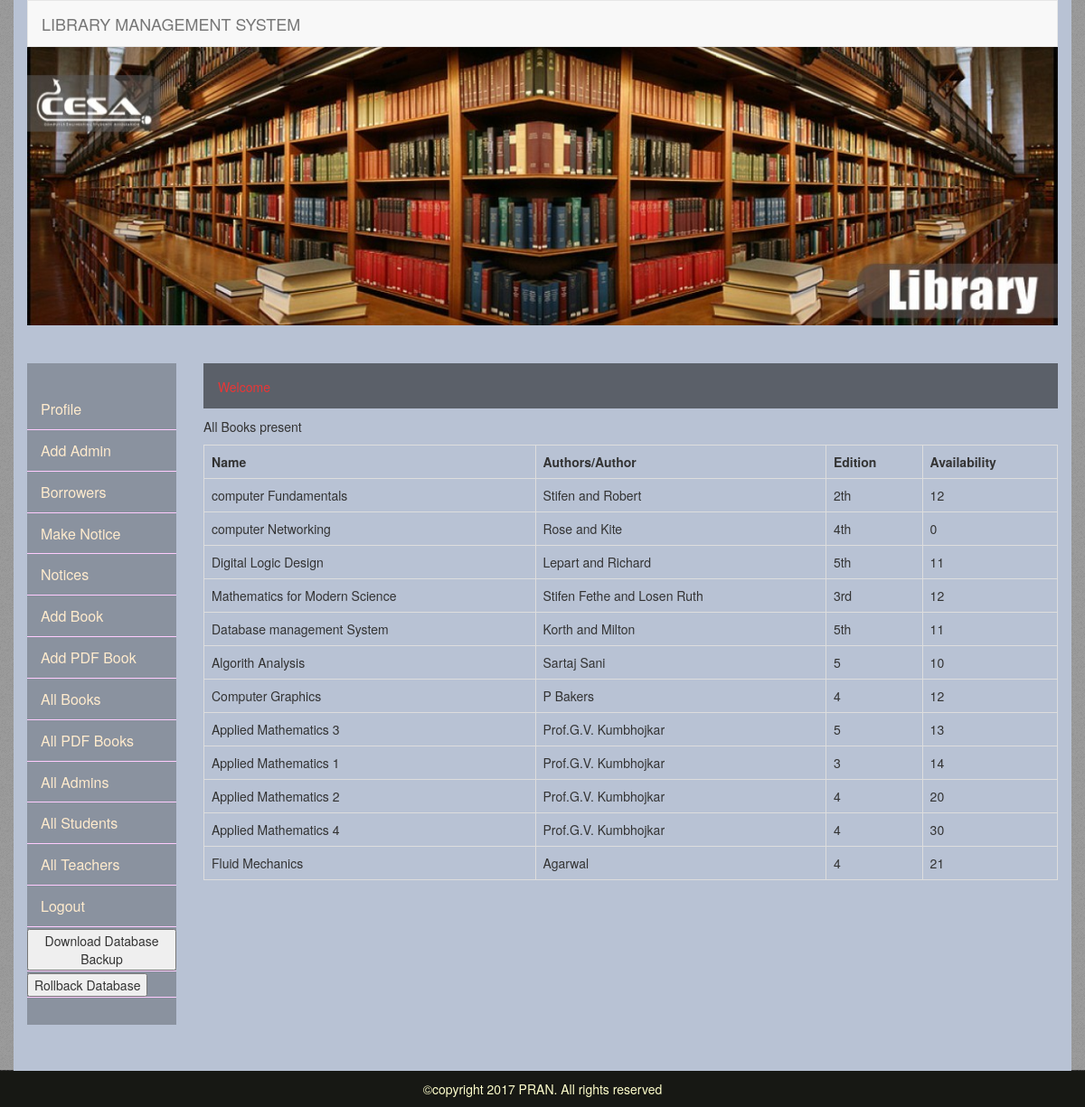
Page /allbooks.php on the committed database.
### tables this page shows
CREATE TABLE `booklist` (
  `id` int(11) NOT NULL,
  `name` varchar(30) NOT NULL,
  `Author` text NOT NULL,
  `ISBN` varchar(50) NOT NULL,
  `Edition` varchar(20) NOT NULL,
  `dept` varchar(255) NOT NULL
);

### allbooks.php (the view, shortened to what this page needs)
<?php include('adminheader.php');?>
    <div class="row">
     <?php include('adminmenu.php'); ?>
      <div class="col-md-10">
        <p class="welcome">Welcome &nbsp;&nbsp;<span style="color:#2484A4;"> <?php echo $_SESSION['username']; ?>  </span></p>
       <p>All Books present </p>
	   <table cellpadding="2" cellspacing="2" border="2" class="table table-bordered">
              <tr>
                <th>Name</th>
                <th>Authors/Author</th>
                <th>Edition</th>
                <th>Availability</th>
              </tr>
            <?php
               require 'newcon.php';
                $data = mysqli_query($link,"Select * from booklist;");
               while($row = mysqli_fetch_array($data)) {?>
              <tr>
                <td><?php echo  $row['name'];?></td>
                <td><?PHP echo  $row['Author']; ?></td>
                <td><?PHP echo  $row['Edition'];?></td>
                <td><?PHP echo  $row['availability'];?></td>
              </tr>
              <?php } ?>
			</table>
<br/>
<br/>
      </div>
    </div>
  </div>
 <?php include('footer.php');?>

### adminheader.php (shortened to what this page needs)
<!DOCTYPE html>
<html lang="en">
<head>
<link href="css/bootstrap.min.css" rel="stylesheet">
<link href="css/mystyle.css" rel="stylesheet">
</head>
<body>
<div class="container">
  <header class="header">
    <nav class="navbar navbar-default">
      <div class="container-fluid">
        <div class="navbar-header">
          <a class="navbar-brand" href="index.php">LIBRARY MANAGEMENT SYSTEM</a> </div>
        <div class="collapse navbar-collapse" id="bs-example-navbar-collapse-1">
        </div>
      </div>
    </nav>
  </header>
  </div>
  <div class="container paddingbottom">
    <div class="row">
      <div class="col-md-12 slider"> <img class="img-responsive" src="images/LibBG.jpg"/> </div>
    </div>

### adminmenu.php (shortened to what this page needs)
<div class="col-md-2">
 	<div class="menu">
        <ul class="nav nav-pills nav-stacked">
            <li role="presentation"><a href="showprofile.php">Profile</a></li>
            <li role="presentation"><a href="admininsert.php">Add Admin</a></li>
            <li role="presentation"><a href="borrower.php">Borrowers</a></li>
            <li role="presentation"><a href="mknotice.php">Make Notice</a></li>
            <li role="presentation"><a href="allnotices.php">Notices</a></li>
            <li role="presentation"><a href="insertbooks.php">Add Book</a></li>
            <li role="presentation"><a href="insertpdf.php">Add PDF Book</a></li>
            <li role="presentation"><a href="allbooks.php">All Books</a></li>
            <li role="presentation"><a href="allpdfbooks.php">All PDF Books</a></li>
            <li role="presentation"><a href="alladmins.php">All Admins</a></li>
            <li role="presentation"><a href="allstudents.php">All Students</a></li>
            <li role="presentation"><a href="allteachers.php">All Teachers</a></li>
          	<li role="presentation"><a href="logout.php">Logout</a></li>
            <li role="presentation"><form method="post">
        <button type="submit" name="download_backup">Download Database Backup</button>
      </form></li>
      <li>
      <form method="post">
        <button type="submit" name="rollback_database">Rollback Database</button>
    </form>
</li>
      </ul>
    </div>
</div>

### footer.php (shortened to what this page needs)
<footer class="footer-wrapper">
    <div class="container">
      <div class="row">
        <div class="col-sm-3"></div>
        <div class="col-sm-3"> </div>
        <div class="col-sm-3"></div>
        <div class="col-sm-3"></div>
      </div>
    </div>
    <div class="footerlast">
    	<p class="lastfooter">&copy;copyright 2017 PRAN. All rights reserved</p>
    </div>
  </footer>
</body>
</html>

### css/mystyle.css (style rules this page uses)
a { text-decoration:none; color:#e63636; }
body { background:url(../images/body-bg.png); }
.slider { height:350px; }
.navbar { margin-bottom: 0px;border-radius:0px; }
.paddingbottom { padding-bottom: 50px; }
.menu { padding-top:30px;padding-bottom: 30px;background: rgba(0,0,0,0.25); }
.menu ul li { border-bottom: 1px solid #ffccff; }
.menu ul li a { color:blanchedalmond;font-size: 16px; }
.footer-wrapper { background: url(../images/panel-bg.png);color:#fff; }
.footerlast { height: 40px;background: #171814;color:#ffc;text-align: center; }
.lastfooter { margin: 0 auto; padding: 10px; }
.container { background: #B8C2D4; }
.welcome { height: 50px; background:rgba(0,0,0,0.50);padding: 16px;color: #EA3636; }

### rows in the picture
booklist: name "computer Fundamentals", Author "Stifen and Robert", Edition "2th", availability "12"
booklist: name "computer Networking", Author "Rose and Kite", Edition "4th", availability "0"
booklist: name "Digital Logic Design", Author "Lepart and Richard", Edition "5th", availability "11"
booklist: name "Mathematics for Modern Science", Author "Stifen Fethe and Losen Ruth", Edition "3rd", availability "12"
booklist: name "Database management System", Author "Korth and Milton", Edition "5th", availability "11"
booklist: name "Algorith Analysis", Author "Sartaj Sani", Edition "5", availability "10"
booklist: name "Computer Graphics", Author "P Bakers", Edition "4", availability "12"
booklist: name "Applied Mathematics 3", Author "Prof.G.V. Kumbhojkar", Edition "5", availability "13"
booklist: name "Applied Mathematics 1", Author "Prof.G.V. Kumbhojkar", Edition "3", availability "14"
booklist: name "Applied Mathematics 2", Author "Prof.G.V. Kumbhojkar", Edition "4", availability "20"
booklist: name "Applied Mathematics 4", Author "Prof.G.V. Kumbhojkar", Edition "4", availability "30"
booklist: name "Fluid Mechanics", Author "Agarwal", Edition "4", availability "21"
